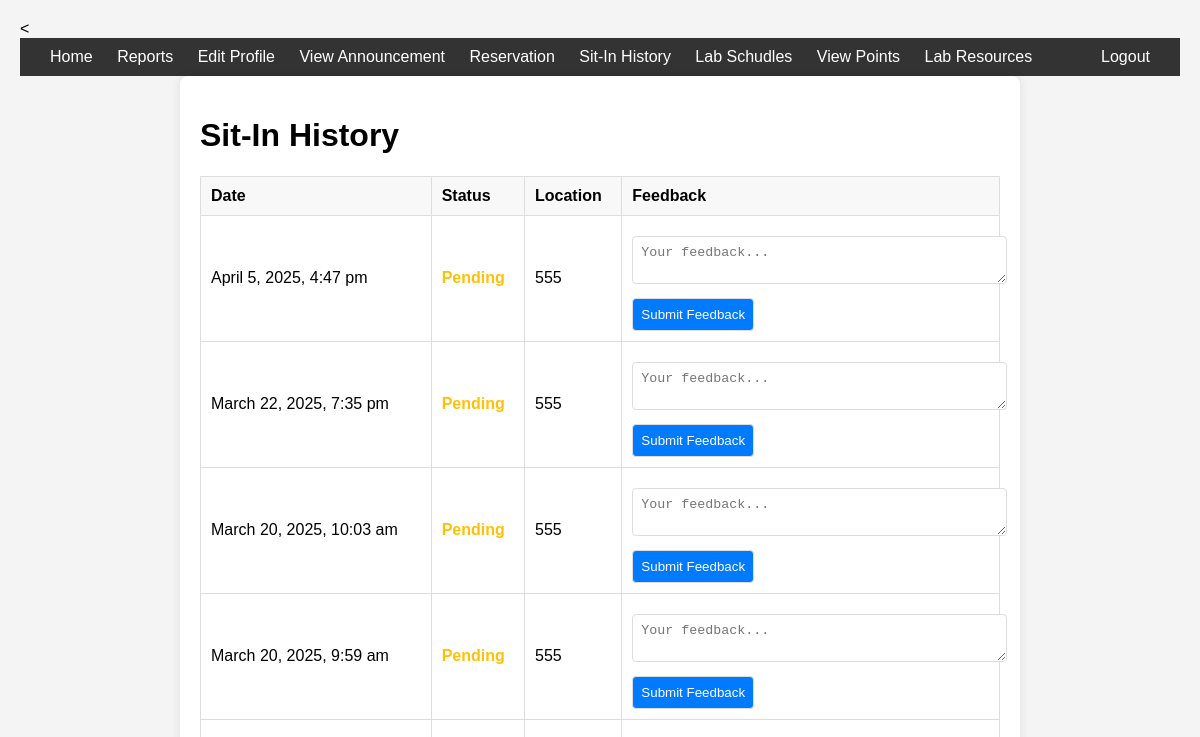
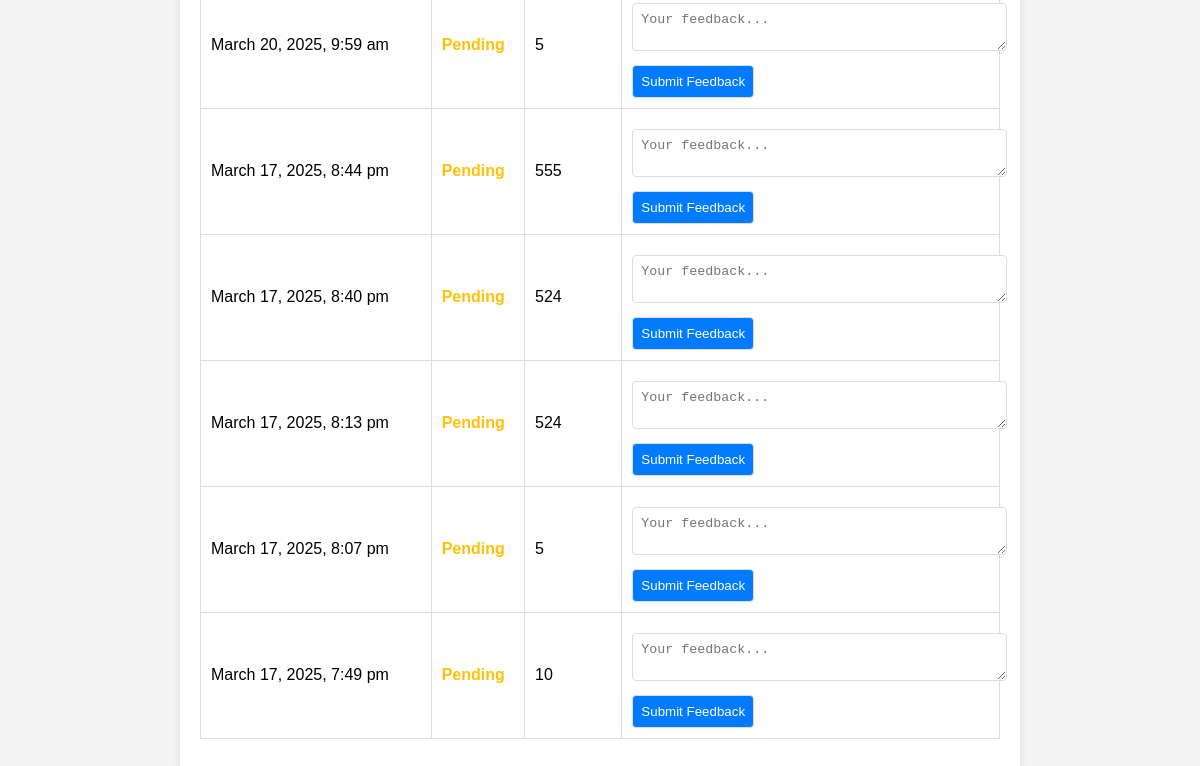
Page /sitin.php (signed in) on the earlier database version (2 pictures, top to bottom).
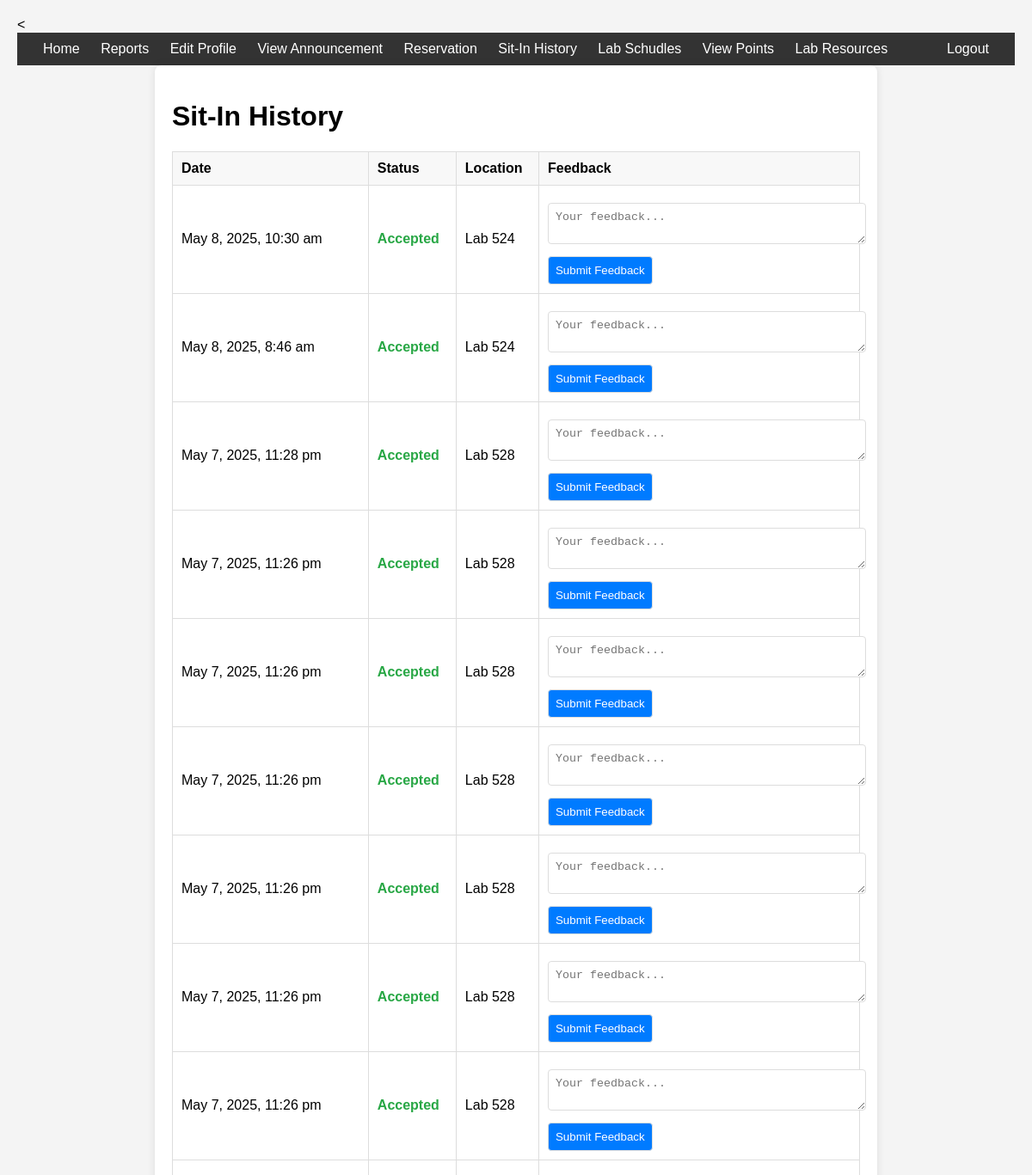
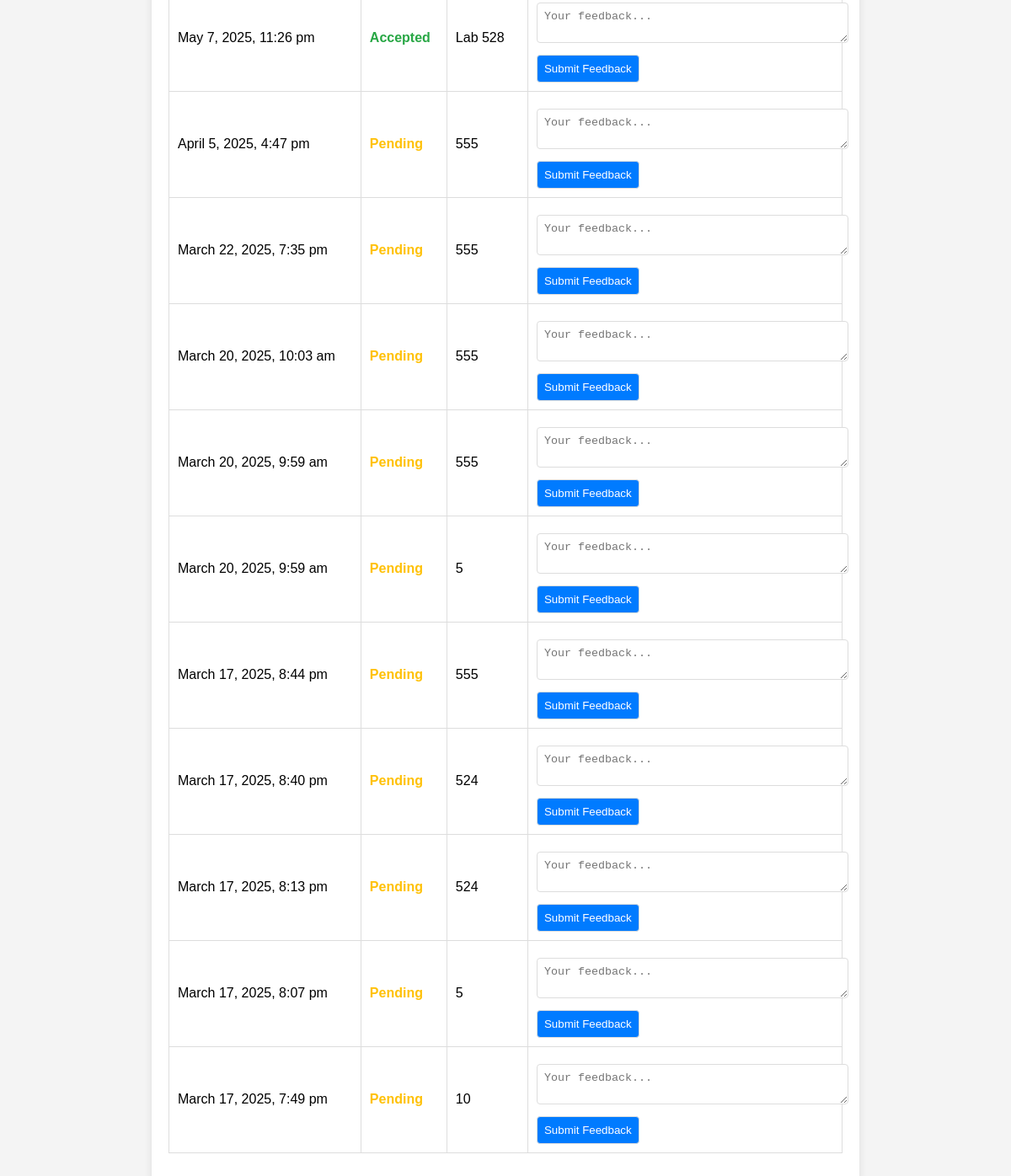
Same page on the later database version (2 pictures, top to bottom).
### tables this page shows
CREATE TABLE `sit_in_history` (
  `id` int(11) NOT NULL,
  `user_id` varchar(50) NOT NULL,
  `purpose` varchar(255) NOT NULL,
  `lab` varchar(255) NOT NULL,
  `session_start` datetime NOT NULL,
  `session_end` datetime DEFAULT NULL,
  `date_time` datetime DEFAULT NULL,
  `status` enum('pending','accepted','declined') DEFAULT 'pending'
);

### sitin.php (the view, shortened to what this page needs)
<?php
$idno = $_SESSION['idno'];
include 'db_connect.php';
$sql = "SELECT *, status FROM sit_in_history WHERE user_id = ? ORDER BY session_start DESC";
$stmt = $conn->prepare($sql);
$stmt->bind_param("s", $idno);
$stmt->execute();
$sit_in_history = $stmt->get_result();
?>
<!DOCTYPE html>
<html lang="en">
<head>
</head>
<body>
<<div class="header">
        <div>
            <a href="home.php">Home</a>
            <a href="reports.php">Reports</a>
            <a href="editprofile.php">Edit Profile</a>
            <a href="view_announcements.php">View Announcement</a>
            <a href="reservation.php">Reservation</a>
            <a href="sitin.php">Sit-In History</a>
            <a href="lab_schedule_student.php">Lab Schudles</a>
            <a href="view_points.php">View Points</a>
            <a href="lab_student.php">Lab Resources</a>
        </div>
        <div>
        <a href="logout.php" onclick="return confirm('Are you sure you want to logout?');">Logout</a>
    </div>
    </div>
<div class="container">
    <h1>Sit-In History</h1>
    <?php if ($sit_in_history->num_rows > 0): ?>
        <table>
            <thead>
                <tr>
                    <th>Date</th>
                    <th>Status</th>
                    <th>Location</th>
                    <th>Feedback</th>
                </tr>
            </thead>
            <tbody>
                <?php while ($row = $sit_in_history->fetch_assoc()): ?>
                    <tr>
                        <td><?php echo date("F j, Y, g:i a", strtotime($row['session_start'])); ?></td>
                        <td>
                            <span class="status <?php echo $row['status']; ?>">
                                <?php echo ucfirst($row['status']); ?>
                            </span>
                        </td>
                        <td><?php echo isset($row['lab']) ? $row['lab'] : 'N/A'; ?></td>
                        <td>
                            <form class="feedback-form" method="POST" action="">
                                <textarea name="comments" placeholder="Your feedback..." required></textarea>
                                <input type="submit" name="submit_feedback" value="Submit Feedback">
                            </form>
                        </td>
                    </tr>
                <?php endwhile; ?>
            </tbody>
        </table>
    <?php else: ?>
        <p>No sit-in history found.</p>
    <?php endif; ?>
</div>
</body>
</html>

Differences in the rows shown:
added sit_in_history: session_start "May 8, 2025, 10:30 am", status "Accepted", lab "Lab 524"
added sit_in_history: session_start "May 8, 2025, 8:46 am", status "Accepted", lab "Lab 524"
added sit_in_history: session_start "May 7, 2025, 11:28 pm", status "Accepted", lab "Lab 528"
added sit_in_history: session_start "May 7, 2025, 11:26 pm", status "Accepted", lab "Lab 528"
added sit_in_history: session_start "May 7, 2025, 11:26 pm", status "Accepted", lab "Lab 528"
added sit_in_history: session_start "May 7, 2025, 11:26 pm", status "Accepted", lab "Lab 528"
added sit_in_history: session_start "May 7, 2025, 11:26 pm", status "Accepted", lab "Lab 528"
added sit_in_history: session_start "May 7, 2025, 11:26 pm", status "Accepted", lab "Lab 528"
added sit_in_history: session_start "May 7, 2025, 11:26 pm", status "Accepted", lab "Lab 528"
added sit_in_history: session_start "May 7, 2025, 11:26 pm", status "Accepted", lab "Lab 528"
